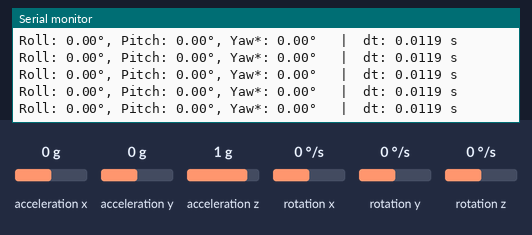
Simulated run of this sketch. Board: ESP32. Shown: the last lines printed to the serial monitor. Wiring (inferred from the names in the program): MPU-6050 motion sensor at I2C address 0x68. The inputs (shaded band) are chosen by the test bench; at power-on: acceleration x 0 g, acceleration y 0 g, acceleration z 1 g, rotation z 0 °/s, rotation x 0 °/s, rotation y 0 °/s.

Above: at 3.8 s.
3.9 s: acceleration x set to -1.4 g
At 4.8 s:
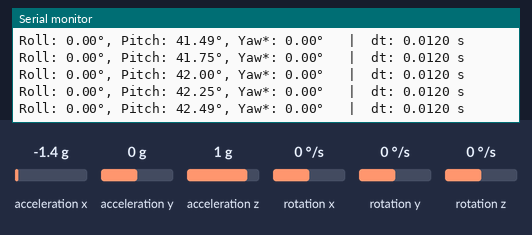
5.4 s: acceleration y set to 0.8 g
At 6.0 s:
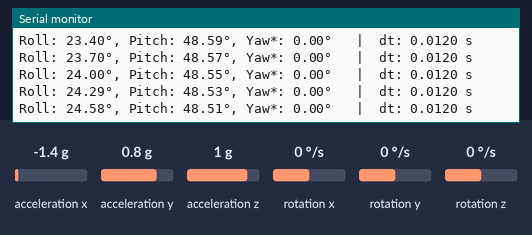
8.4 s: acceleration z set to -1.4 g
At 9.1 s:
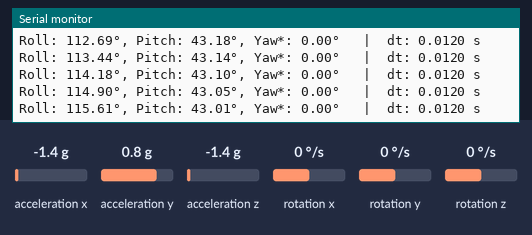
9.9 s: rotation z set to 100 °/s
At 10.9 s:
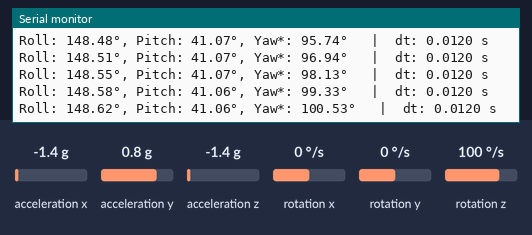
12.9 s: rotation x set to -192 °/s
At 13.7 s:
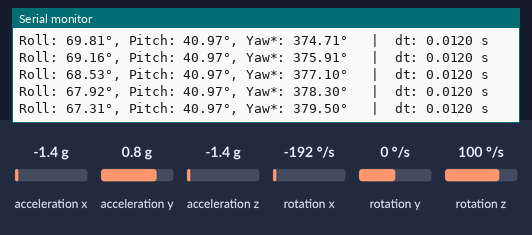
14.4 s: rotation z set to 192 °/s
At 14.9 s:
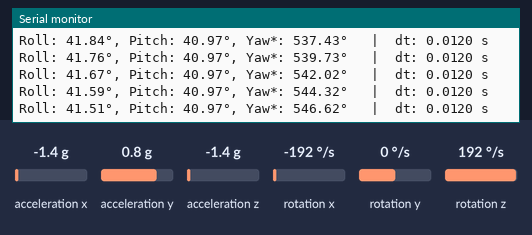
Timing chart, 0 to 17.4 s (numbered marks = the images above; inputs shaded):
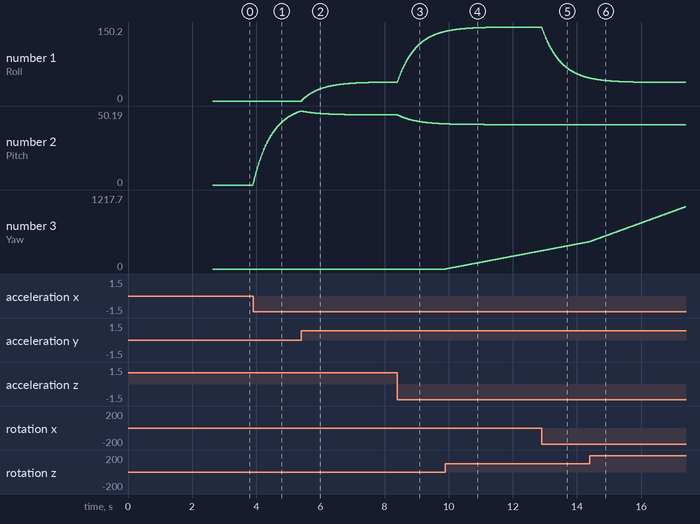

The sketch:

mpuRPY_example.ino.ino
```cpp
#include <Wire.h>
#include "mpuRPY.h"

// ESP32 I2C pins (adjust if needed)
#define SDA_PIN 4
#define SCL_PIN 5

// MPU6050 at 0x68 by default (AD0=LOW). Use 0x69 if AD0=HIGH.
MpuRPY imu(MpuRPY::MPU6050_ADDR_LOW, Wire);

void setup() {
  Serial.begin(115200);
  delay(200);

  if (!imu.begin(SDA_PIN, SCL_PIN, /*initWire=*/true)) {
    Serial.println("MPU6050 init failed (check wiring/address).");
    while (true) { delay(1000); }
  }

  // Optional: set ranges (and automatically update scales)
  // imu.configureRanges(2, 250); // ±2g, ±250 dps (defaults)

  // Optional: adjust complementary filter alpha
  imu.setComplementaryAlpha(0.98f);

  Serial.println("MPU6050 initialized.");
}

void loop() {
  if (!imu.update()) {
    Serial.println("MPU read failed");
    delay(10);
    return;
  }

  Serial.print("Roll: ");  Serial.print(imu.roll(), 2);
  Serial.print("°, Pitch: "); Serial.print(imu.pitch(), 2);
  Serial.print("°, Yaw*: ");  Serial.print(imu.yaw(), 2);
  Serial.print("°   |  dt: "); Serial.print(imu.lastDt(), 4); Serial.println(" s");

  delay(10); // ~100 Hz print; sensor updates are faster internally
}
```

mpuRPY.cpp
```cpp
#include "mpuRPY.h"

MpuRPY::MpuRPY(uint8_t address, TwoWire& wire)
: _wire(&wire), _addr(address) {}

bool MpuRPY::begin(int sda, int scl, bool initWire) {
  if (initWire) {
#if defined(ARDUINO_ARCH_ESP32)
    if (sda >= 0 && scl >= 0) _wire->begin(sda, scl);
    else                      _wire->begin();
#else
    (void)sda; (void)scl;
    _wire->begin();
#endif
  }

  delay(50);

  // Wake device (clear sleep bit)
  if (!writeReg(REG_PWR_MGMT_1, 0x00)) return false;
  delay(100);

  // Default ranges (±2g and ±250 dps) — keep scales in sync
  if (!configureRanges(2, 250)) return false;

  // Prime roll/pitch from accelerometer
  primeFromAccel();

  // Calibrate gyro biases
  calibrateGyro(500);

  _lastMicros = micros();
  return true;
}

bool MpuRPY::configureRanges(uint8_t accelFS, uint16_t gyroFS) {
  // Accel config bits [4:3]:
  // 0=±2g, 1=±4g, 2=±8g, 3=±16g
  uint8_t accelCfgBits = 0;
  switch (accelFS) {
    case 2:   accelCfgBits = 0; _accelScale = 16384.0f; break;
    case 4:   accelCfgBits = 1; _accelScale = 8192.0f;  break;
    case 8:   accelCfgBits = 2; _accelScale = 4096.0f;  break;
    case 16:  accelCfgBits = 3; _accelScale = 2048.0f;  break;
    default:  accelCfgBits = 0; _accelScale = 16384.0f; break;
  }

  // Gyro config bits [4:3]:
  // 0=±250, 1=±500, 2=±1000, 3=±2000 dps
  uint8_t gyroCfgBits = 0;
  switch (gyroFS) {
    case 250:   gyroCfgBits = 0; _gyroScale = 131.0f;   break;
    case 500:   gyroCfgBits = 1; _gyroScale = 65.5f;    break;
    case 1000:  gyroCfgBits = 2; _gyroScale = 32.8f;    break;
    case 2000:  gyroCfgBits = 3; _gyroScale = 16.4f;    break;
    default:    gyroCfgBits = 0; _gyroScale = 131.0f;   break;
  }

  if (!writeReg(REG_ACCEL_CONFIG, uint8_t(accelCfgBits << 3))) return false;
  if (!writeReg(REG_GYRO_CONFIG,  uint8_t(gyroCfgBits  << 3))) return false;
  delay(10);
  return true;
}

void MpuRPY::calibrateGyro(unsigned samples) {
  long gxSum = 0, gySum = 0, gzSum = 0;
  unsigned collected = 0;

  while (collected < samples) {
    if (!readBurst14()) continue;
    gxSum += _gxRaw;
    gySum += _gyRaw;
    gzSum += _gzRaw;
    collected++;
    delay(3);
  }

  // Convert raw to deg/s bias
  _gxBias = float(gxSum) / samples / _gyroScale;
  _gyBias = float(gySum) / samples / _gyroScale;
  _gzBias = float(gzSum) / samples / _gyroScale;
}

bool MpuRPY::update() {
  if (!readBurst14()) return false;

  // dt (s)
  unsigned long now = micros();
  _dt = float(now - _lastMicros) * 1e-6f;
  _lastMicros = now;
  if (_dt <= 0.0f || _dt > 0.1f) _dt = 0.01f; // clamp occasional anomalies

  // Convert to physical units
  float ax_g = accelToG(_axRaw);
  float ay_g = accelToG(_ayRaw);
  float az_g = accelToG(_azRaw);

  float gx_dps = gyroToDPS(_gxRaw) - _gxBias;
  float gy_dps = gyroToDPS(_gyRaw) - _gyBias;
  float gz_dps = gyroToDPS(_gzRaw) - _gzBias;

  // Accelerometer tilt (deg)
  float rollAcc  = atan2f(ay_g, az_g) * 180.0f / PI;
  float pitchAcc = atan2f(-ax_g, sqrtf(ay_g * ay_g + az_g * az_g)) * 180.0f / PI;

  // Integrate gyro (deg)
  float rollGyro  = _rollDeg  + gx_dps * _dt;
  float pitchGyro = _pitchDeg + gy_dps * _dt;
  float yawGyro   = _yawDeg   + gz_dps * _dt; // no mag => drifts

  // Complementary filter
  _rollDeg  = _alpha * rollGyro  + (1.0f - _alpha) * rollAcc;
  _pitchDeg = _alpha * pitchGyro + (1.0f - _alpha) * pitchAcc;
  _yawDeg   = yawGyro;

  return true;
}

bool MpuRPY::writeReg(uint8_t reg, uint8_t val) {
  _wire->beginTransmission(_addr);
  _wire->write(reg);
  _wire->write(val);
  return (_wire->endTransmission() == 0);
}

bool MpuRPY::readBurst14() {
  // set start register
  _wire->beginTransmission(_addr);
  _wire->write(REG_ACCEL_XOUT_H);
  if (_wire->endTransmission(false) != 0) return false;

  // request 14 bytes
  if (_wire->requestFrom((int)_addr, 14, true) != 14) return false;

  _axRaw   = (int16_t(_wire->read()) << 8) | _wire->read();
  _ayRaw   = (int16_t(_wire->read()) << 8) | _wire->read();
  _azRaw   = (int16_t(_wire->read()) << 8) | _wire->read();
  _tempRaw = (int16_t(_wire->read()) << 8) | _wire->read();
  _gxRaw   = (int16_t(_wire->read()) << 8) | _wire->read();
  _gyRaw   = (int16_t(_wire->read()) << 8) | _wire->read();
  _gzRaw   = (int16_t(_wire->read()) << 8) | _wire->read();
  return true;
}

void MpuRPY::primeFromAccel() {
  // Try a single read to get a decent initial angle
  if (!readBurst14()) return;
  float ax = accelToG(_axRaw);
  float ay = accelToG(_ayRaw);
  float az = accelToG(_azRaw);

  _rollDeg  = atan2f(ay, az) * 180.0f / PI;
  _pitchDeg = atan2f(-ax, sqrtf(ay * ay + az * az)) * 180.0f / PI;
  _yawDeg   = 0.0f;
}
```

mpuRPY.h
```cpp
#ifndef MPU_RPY_H
#define MPU_RPY_H

#include <Arduino.h>
#include <Wire.h>

/**
 * MPU6050 Roll-Pitch-Yaw helper (complementary filter)
 * - Uses burst read of 14 bytes (accel+temp+gyro)
 * - Gyro bias calibration (keep still during calibration)
 * - Complementary filter for roll/pitch; yaw integrates gyro Z (drifts without magnetometer)
 */
class MpuRPY {
public:
  // address: 0x68 (AD0 low) or 0x69 (AD0 high)
  // wire: I2C bus (default Wire)
  explicit MpuRPY(uint8_t address = 0x68, TwoWire& wire = Wire);

  // Initialize device and I2C
  // For ESP32 you can pass custom pins. If initWire=false, you must have called wire.begin() already.
  bool begin(int sda = -1, int scl = -1, bool initWire = true);

  // Optional: set full-scale ranges (update scales accordingly)
  // accelFS: 2,4,8,16 (g)
  // gyroFS : 250,500,1000,2000 (deg/s)
  bool configureRanges(uint8_t accelFS = 2, uint16_t gyroFS = 250);

  // Calibrate gyro bias (keep the board still!)
  void calibrateGyro(unsigned samples = 500);

  // Read the IMU raw registers (burst read), update roll/pitch/yaw using complementary filter
  // Returns false if I2C read fails
  bool update();

  // Set complementary filter alpha (0..1). Higher -> more gyro trust.
  void setComplementaryAlpha(float alpha) { _alpha = constrain(alpha, 0.0f, 1.0f); }

  // Accessors (degrees)
  float roll()  const { return _rollDeg;  }
  float pitch() const { return _pitchDeg; }
  float yaw()   const { return _yawDeg;   } // integrates gyro Z; drifts over time

  // Access to last raw values
  int16_t axRaw() const { return _axRaw; }
  int16_t ayRaw() const { return _ayRaw; }
  int16_t azRaw() const { return _azRaw; }
  int16_t gxRaw() const { return _gxRaw; }
  int16_t gyRaw() const { return _gyRaw; }
  int16_t gzRaw() const { return _gzRaw; }
  int16_t tempRaw() const { return _tempRaw; }

  // Helpers for physical units
  float accelToG(int16_t v)  const { return float(v) / _accelScale; }
  float gyroToDPS(int16_t v) const { return float(v) / _gyroScale;  }
  float tempToC(int16_t v)   const { return (v / 340.0f) + 36.53f;  }

  // Last dt (seconds)
  float lastDt() const { return _dt; }

  // Public constants
  static constexpr uint8_t MPU6050_ADDR_LOW  = 0x68;
  static constexpr uint8_t MPU6050_ADDR_HIGH = 0x69;

private:
  // I2C
  TwoWire* _wire;
  uint8_t  _addr;

  // Raw samples
  int16_t _axRaw{0}, _ayRaw{0}, _azRaw{0};
  int16_t _gxRaw{0}, _gyRaw{0}, _gzRaw{0};
  int16_t _tempRaw{0};

  // Scales
  float _accelScale{16384.0f}; // ±2g default
  float _gyroScale {131.0f};   // ±250 dps default

  // Gyro biases (deg/s)
  float _gxBias{0.0f}, _gyBias{0.0f}, _gzBias{0.0f};

  // Complementary filter
  float _rollDeg{0.0f};
  float _pitchDeg{0.0f};
  float _yawDeg{0.0f};
  float _alpha{0.98f}; // gyro trust

  // Timing
  unsigned long _lastMicros{0};
  float _dt{0.01f};

  // Internal helpers
  bool writeReg(uint8_t reg, uint8_t val);
  bool readBurst14();
  void primeFromAccel(); // initial roll/pitch from gravity

  // Register map (subset)
  static constexpr uint8_t REG_PWR_MGMT_1   = 0x6B;
  static constexpr uint8_t REG_ACCEL_CONFIG = 0x1C;
  static constexpr uint8_t REG_GYRO_CONFIG  = 0x1B;
  static constexpr uint8_t REG_ACCEL_XOUT_H = 0x3B;
};

#endif // MPU_RPY_H
```

Measured:
- after the input at 3.9 s, the serial monitor: prints a new line at once (image 1)
- plotted number 2: 0 → 50.19 after the input at 3.9 s
